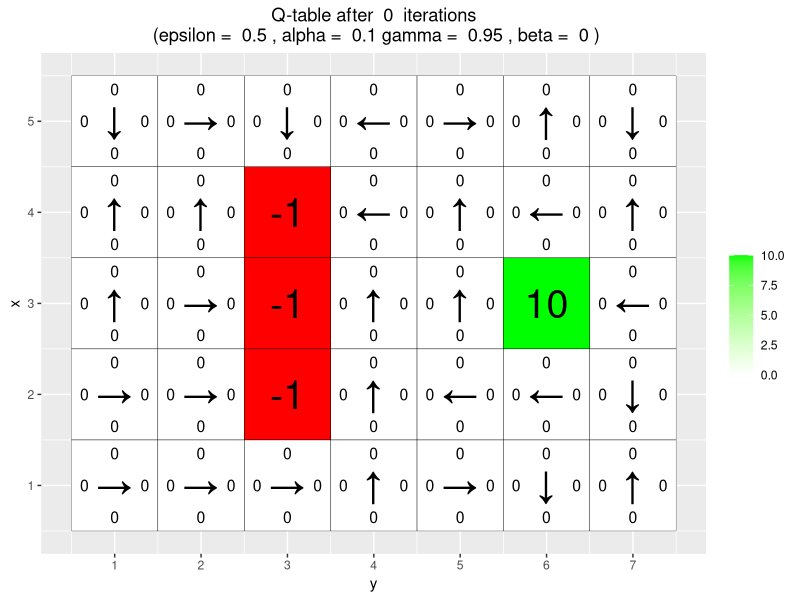

The R source for this figure: (Note: this script raises an error after producing the figure.)
# By Jose M. Peña and Joel Oskarsson.
# For teaching purposes.
# jose.m.pena@liu.se.

### MODIFIED BY AXEL HOLMBERG (axeho681@student.liu.se) AT "YOUR CODE HERE" ###

#####################################################################################################
# Q-learning
#####################################################################################################

# install.packages("ggplot2")
# install.packages("vctrs")
library(ggplot2)

# If you do not see four arrows in line 16, then do the following:
# File/Reopen with Encoding/UTF-8

arrows <- c("↑", "→", "↓", "←")
action_deltas <- list(c(1,0), # up
                      c(0,1), # right
                      c(-1,0), # down
                      c(0,-1)) # left

vis_environment <- function(iterations=0, epsilon = 0.5, alpha = 0.1, gamma = 0.95, beta = 0){
  
  # Visualize an environment with rewards. 
  # Q-values for all actions are displayed on the edges of each tile.
  # The (greedy) policy for each state is also displayed.
  # 
  # Args:
  #   iterations, epsilon, alpha, gamma, beta (optional): for the figure title.
  #   reward_map (global variable): a HxW array containing the reward given at each state.
  #   q_table (global variable): a HxWx4 array containing Q-values for each state-action pair.
  #   H, W (global variables): environment dimensions.
  
  df <- expand.grid(x=1:H,y=1:W)
  foo <- mapply(function(x,y) ifelse(reward_map[x,y] == 0,q_table[x,y,1],NA),df$x,df$y)
  df$val1 <- as.vector(round(foo, 2))
  foo <- mapply(function(x,y) ifelse(reward_map[x,y] == 0,q_table[x,y,2],NA),df$x,df$y)
  df$val2 <- as.vector(round(foo, 2))
  foo <- mapply(function(x,y) ifelse(reward_map[x,y] == 0,q_table[x,y,3],NA),df$x,df$y)
  df$val3 <- as.vector(round(foo, 2))
  foo <- mapply(function(x,y) ifelse(reward_map[x,y] == 0,q_table[x,y,4],NA),df$x,df$y)
  df$val4 <- as.vector(round(foo, 2))
  foo <- mapply(function(x,y) 
    ifelse(reward_map[x,y] == 0,arrows[GreedyPolicy(x,y)],reward_map[x,y]),df$x,df$y)
  df$val5 <- as.vector(foo)
  foo <- mapply(function(x,y) ifelse(reward_map[x,y] == 0,max(q_table[x,y,]),
                                     ifelse(reward_map[x,y]<0,NA,reward_map[x,y])),df$x,df$y)
  df$val6 <- as.vector(foo)
  
  print(ggplot(df,aes(x = y,y = x)) +
          scale_fill_gradient(low = "white", high = "green", na.value = "red", name = "") +
          geom_tile(aes(fill=val6)) +
          geom_text(aes(label = val1),size = 4,nudge_y = .35,na.rm = TRUE) +
          geom_text(aes(label = val2),size = 4,nudge_x = .35,na.rm = TRUE) +
          geom_text(aes(label = val3),size = 4,nudge_y = -.35,na.rm = TRUE) +
          geom_text(aes(label = val4),size = 4,nudge_x = -.35,na.rm = TRUE) +
          geom_text(aes(label = val5),size = 10) +
          geom_tile(fill = 'transparent', colour = 'black') + 
          ggtitle(paste("Q-table after ",iterations," iterations\n",
                        "(epsilon = ",epsilon,", alpha = ",alpha,"gamma = ",gamma,", beta = ",beta,")")) +
          theme(plot.title = element_text(hjust = 0.5)) +
          scale_x_continuous(breaks = c(1:W),labels = c(1:W)) +
          scale_y_continuous(breaks = c(1:H),labels = c(1:H)))
  
}

GreedyPolicy <- function(x, y) {
  # Get a greedy action for state (x,y) from q_table.
  #
  # Args:
  #   x, y: state coordinates.
  #   q_table (global variable): a HxWx4 array containing Q-values for each state-action pair.
  #
  # Returns:
  #   An action, i.e. integer in {1,2,3,4}.
  
  # Your code here.
  
  max <-which(q_table[x,y,] == max(q_table[x,y,]))
  index <- sample(1:length(max),1)

  return(max[index])
}

EpsilonGreedyPolicy <- function(x, y, epsilon){
  
  # Get an epsilon-greedy action for state (x,y) from q_table.
  #
  # Args:
  #   x, y: state coordinates.
  #   epsilon: probability of acting randomly.
  # 
  # Returns:
  #   An action, i.e. integer in {1,2,3,4}.
  
  # Your code here.
  

  if(runif(1,0,1)<epsilon) return(sample(1:4,1))
  
  action <- GreedyPolicy(x,y)

  return(action)
  
}

transition_model <- function(x, y, action, beta){
  
  # Computes the new state after given action is taken. The agent will follow the action 
  # with probability (1-beta) and slip to the right or left with probability beta/2 each.
  # 
  # Args:
  #   x, y: state coordinates.
  #   action: which action the agent takes (in {1,2,3,4}).
  #   beta: probability of the agent slipping to the side when trying to move.
  #   H, W (global variables): environment dimensions.
  # 
  # Returns:
  #   The new state after the action has been taken.
  
  delta <- sample(-1:1, size = 1, prob = c(0.5*beta,1-beta,0.5*beta))
  final_action <- ((action + delta + 3) %% 4) + 1
  foo <- c(x,y) + unlist(action_deltas[final_action])
  foo <- pmax(c(1,1),pmin(foo,c(H,W)))
  
  return (foo)
}


q_learning <-
  function(start_state,
           epsilon = 0.5,
           alpha = 0.1,
           gamma = 0.95,
           beta = 0) {
    # Perform one episode of Q-learning. The agent should move around in the
    # environment using the given transition model and update the Q-table.
    # The episode ends when the agent reaches a terminal state.
    #
    # Args:
    #   start_state: array with two entries, describing the starting position of the agent.
    #   epsilon (optional): probability of acting greedily.
    #   alpha (optional): learning rate.
    #   gamma (optional): discount factor.
    #   beta (optional): slipping factor.
    #   reward_map (global variable): a HxW array containing the reward given at each state.
    #   q_table (global variable): a HxWx4 array containing Q-values for each state-action pair.
    #
    # Returns:
    #   reward: reward received in the episode.
    #   correction: sum of the temporal difference correction terms over the episode.
    #   q_table (global variable): Recall that R passes arguments by value. So, q_table being
    #   a global variable can be modified with the superassigment operator <<-.
    
    # Your code here
    
    
    state <- start_state
    episode_correction <- 0
    repeat {
      # Follow policy, execute action, get reward.
      x <- state[1]
      y <- state[2]
      
     # action <- GreedyPolicy(x, y)
      action <- EpsilonGreedyPolicy(x, y,epsilon)
      
      new_state <- transition_model(x, y, action, beta)
      
      # Q-table update.
      reward <- reward_map[new_state[1], new_state[2]]
      
      tmp_episode_correction <- reward + gamma * max(q_table[new_state[1], new_state[2] , ]) - q_table[x, y , action]

      episode_correction <- episode_correction + tmp_episode_correction
      
      
      
      q_table[x, y, action] <<-
        q_table[x, y, action] + alpha * (tmp_episode_correction)
      
      
      state <- new_state
      
      
      if (reward != 0)
        # End episode.
        return (c(reward, episode_correction))
     
    }
    
  }

#####################################################################################################
# Q-Learning Environments
#####################################################################################################

# Environment A (learning)

H <- 5
W <- 7

reward_map <- matrix(0, nrow = H, ncol = W)
reward_map[3,6] <- 10
reward_map[2:4,3] <- -1

q_table <- array(0,dim = c(H,W,4))

vis_environment()

for(i in 1:10000){A
  print(i)
  foo <- q_learning(start_state = c(3,1))
  
  if(any(i==c(10,100,1000,10000)))
    vis_environment(i)
}

# Environment B (the effect of epsilon and gamma)

H <- 7
W <- 8

reward_map <- matrix(0, nrow = H, ncol = W)
reward_map[1,] <- -1
reward_map[7,] <- -1
reward_map[4,5] <- 5
reward_map[4,8] <- 10

q_table <- array(0,dim = c(H,W,4))

vis_environment()

MovingAverage <- function(x, n){
  
  cx <- c(0,cumsum(x))
  rsum <- (cx[(n+1):length(cx)] - cx[1:(length(cx) - n)]) / n
  
  return (rsum)
}

for(j in c(0.5,0.75,0.95)){
  #Comparing gamma
  q_table <- array(0,dim = c(H,W,4))
  reward <- NULL
  correction <- NULL
  
  for(i in 1:30000){
    foo <- q_learning(gamma = j, start_state = c(4,1))
    reward <- c(reward,foo[1])
    correction <- c(correction,foo[2])
  }
  
  vis_environment(i, gamma = j)
  plot(MovingAverage(reward,100),type = "l", main=paste("Reward, Episolon ", 0.5, " Gamma ", j))
  plot(MovingAverage(correction,100),type = "l", main=paste("Correction, Episolon ", 0.5, " Gamma ", j))
}

for(j in c(0.5,0.75,0.95)){
  #Comparing 
  q_table <- array(0,dim = c(H,W,4))
  reward <- NULL
  correction <- NULL
  
  for(i in 1:30000){
    foo <- q_learning(epsilon = 0.1, gamma = j, start_state = c(4,1))
    reward <- c(reward,foo[1])
    correction <- c(correction,foo[2])
  }
  
  vis_environment(i, epsilon = 0.1, gamma = j)
  plot(MovingAverage(reward,100),type = "l",main=paste("Reward, Episolon ", 0.1, " Gamma ", j))
  plot(MovingAverage(correction,100),type = "l",main=paste("Correction, Episolon ", 0.1, " Gamma ", j))
}

# Environment C (the effect of beta).

H <- 3
W <- 6

reward_map <- matrix(0, nrow = H, ncol = W)
reward_map[1,2:5] <- -1
reward_map[1,6] <- 10

q_table <- array(0,dim = c(H,W,4))

vis_environment()

for(j in c(0,0.2,0.4,0.66)){
  q_table <- array(0,dim = c(H,W,4))
  
  for(i in 1:10000)
    foo <- q_learning(gamma = 0.6, beta = j, start_state = c(1,1))
  
  vis_environment(i, gamma = 0.6, beta = j)
}
 
